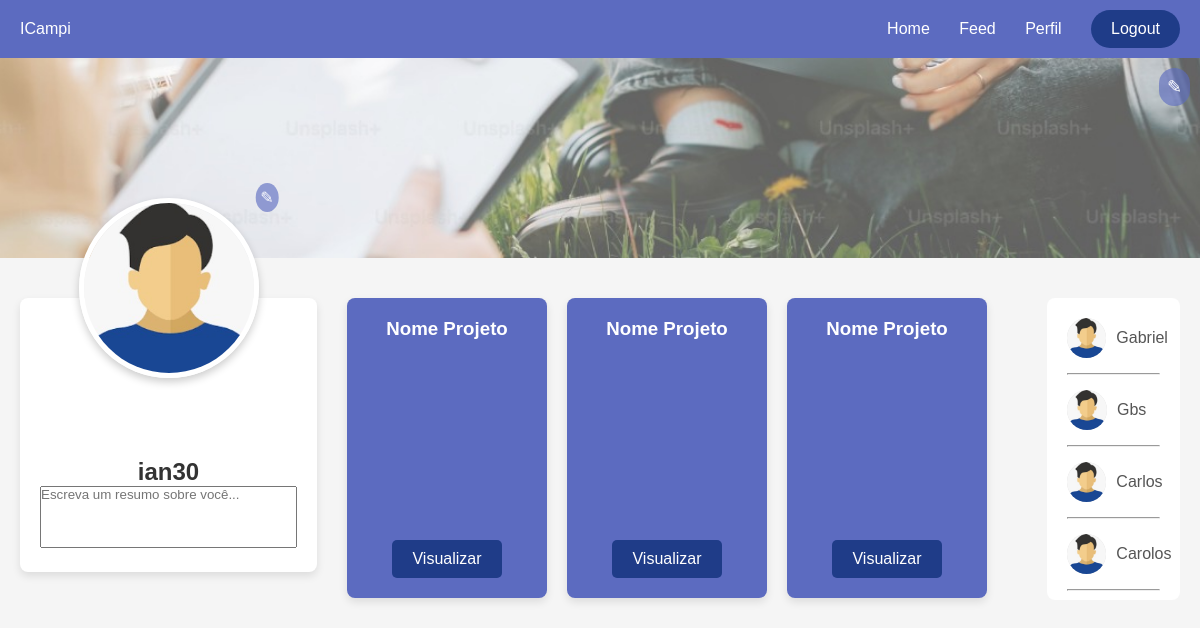
The app's page /feed/profile/ (signed in), older data.
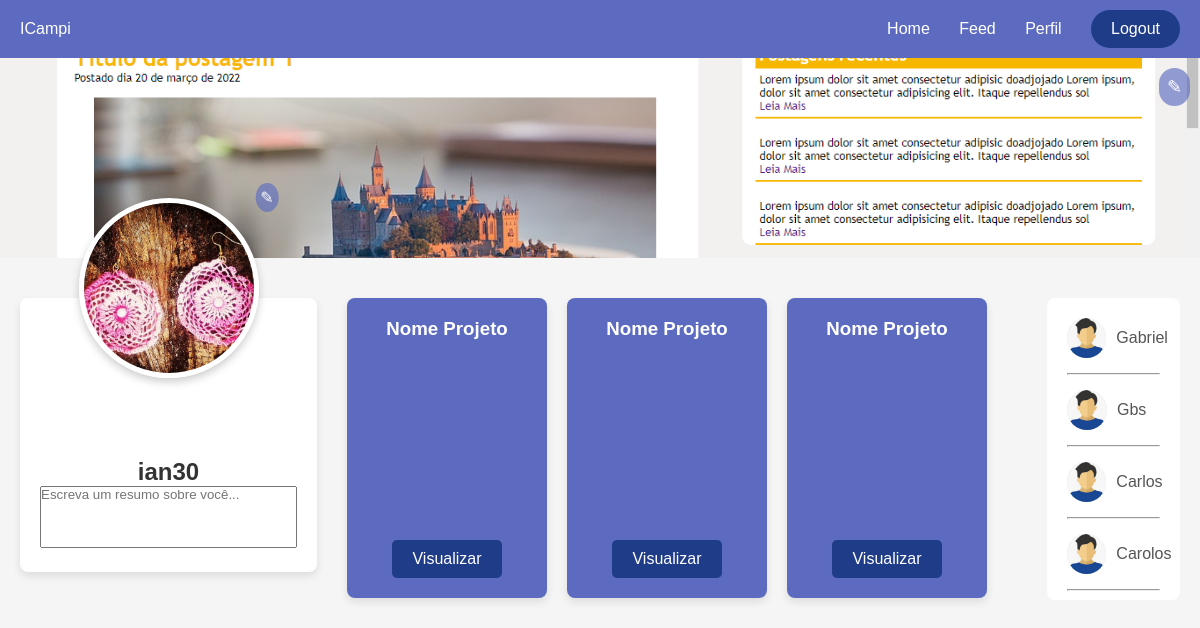
The same page, newer data.
### feed/models.py (models this page shows, shortened)
class Profile(models.Model):
    ROLE_CHOICES = (
        ('student', 'Student'),
        ('teacher', 'Teacher'),
    )
    user = models.OneToOneField(User, on_delete=models.CASCADE)
    role = models.CharField(max_length=7, choices=ROLE_CHOICES)
    matricula = models.CharField(max_length=9, validators=[MinLengthValidator(9)], unique=False)
    summary = models.TextField(max_length=500, help_text="Descreva seus conhecimentos aqui")
    profile_image = models.ImageField(upload_to='profile_images/', blank=True, null=True)
    profile_background_image = models.ImageField(upload_to='profile_backgrounds/', null=True, blank=True)

### user_account/views.py (the view)
# urls.py: path('profile/', profile_view, name='profile'),  # Ação para a função view
@login_required
def profile_view(request):
    profile = request.user.profile
    users = User.objects.exclude(id=request.user.id)
    return render(request, 'account/profile.html', {'profile': profile, 'users': users})

### user_account/templates/account/profile.html (shortened to what this page needs)
<!DOCTYPE html>
<html lang="en">
<head>
</head>
<body>
    <header>
        <div class="logo">ICampi</div>
        <nav>
            <a href="/">Home</a>
            <a href="/feed">Feed</a>
            <a href="/profile">Perfil</a>
            <button class="logout">Logout</button>
        </nav>
    </header>
<div class="header-image">
    {% if profile.profile_background_image %}
        <img src="{{ profile.profile_background_image.url }}" alt="Foto de fundo">
    {% else %}
        <img src="/static/images/Imagem_Fundo_Perfil.jpeg" alt="Foto de fundo padrão">
    {% endif %}
    <form action="{% url 'edit_background' %}" method="POST" enctype="multipart/form-data" id="edit-background-form">
        <label for="file-upload-background" class="edit-icon-background">✎</label>
    </form>
</div>
<div class="container">
    <div class="profile-wrapper">
        {% if profile.profile_image %}
            <img src="{{ profile.profile_image.url }}" alt="Foto de perfil" class="avatar">
        {% else %}
            <img src="/static/images/Avatar_Padrão.jpeg" alt="Foto de perfil padrão" class="avatar">
        {% endif %}
        <form action="{% url 'edit_avatar' %}" method="POST" enctype="multipart/form-data" id="edit-avatar-form">
            <label for="file-upload-avatar" class="edit-icon-avatar">✎</label>
        </form>
        <div class="profile-container">
            <h2 class="username">{{ profile.user.username }}</h2>
            <form action="{% url 'edit_summary' %}" method="POST" id="edit-summary-form">
                <textarea name="summary" rows="4" cols="30" placeholder="Escreva um resumo sobre você..."
                          style="resize: none;"
                          onclick="showSaveButton()">{{ profile.user.summary }}</textarea>
            </form>
        </div>
    </div>
        <div class="projects-container">
            <div class="project-card">
                <h3>Nome Projeto</h3>
                <button class="view-btn">Visualizar</button>
            </div>
            <div class="project-card">
                <h3>Nome Projeto</h3>
                <button class="view-btn">Visualizar</button>
            </div>
            <div class="project-card">
                <h3>Nome Projeto</h3>
                <button class="view-btn">Visualizar</button>
            </div>
        </div>
        <div class="contacts-container">
            {% for user in users %}
                <div class="contact">
                    {% if user.profile.profile_image %}
                        <img src="{{ user.profile.profile_image.url }}" alt="Foto de {{ user.username }}" class="contact-avatar">
                    {% else %}
                        <img src="/static/images/Avatar_Padrão.jpeg" alt="Foto de {{ user.username }}" class="contact-avatar">
                    {% endif %}
                    <span>{{ user.username }}</span>
                </div>
                <hr>
            {% endfor %}
        </div>
    </div>
</body>
</html>

Row changes from the older to the newer data that the page shows:
changed Profile "ian30": profile_background_image: picture added; profile_image: picture added
